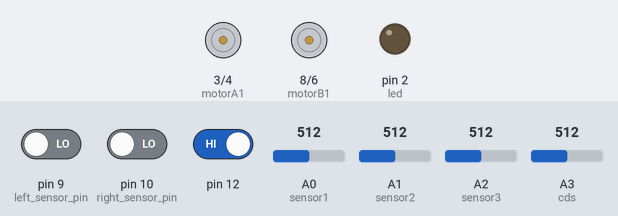
Simulated run of this sketch. Board: Arduino Uno, built with avr-gcc and run on an emulated ATmega328P. On the bench: motor-driver pin pairs drawn as motors (green arrow = first pin HIGH = forward, orange = second pin HIGH = backward, longer = more drive, scaled by the enable pin), output pins drawn as LEDs (lit = HIGH). Inputs (shaded band) come from the test bench; at power-on: pin 12 HIGH, pin 9 (left_sensor_pin) LOW, pin 10 (right_sensor_pin) LOW, A0 (sensor1) = 512, A1 (sensor2) = 512, A2 (sensor3) = 512, A3 (cds) = 512.

Above: at 1.2 s.
1.3 s: pin 12 driven LOW
At 2.1 s:
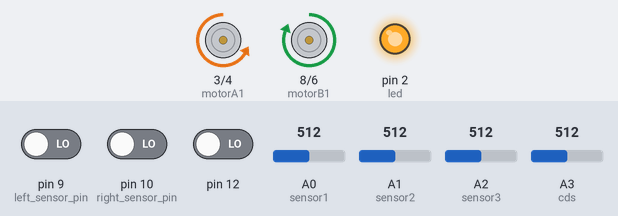
At 5.5 s:
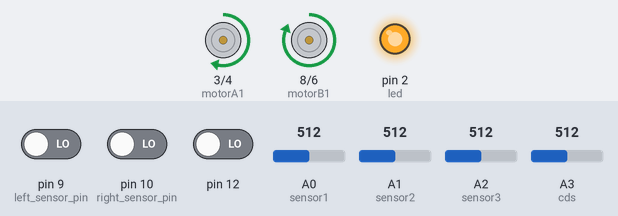
Timing chart, 0 to 14.8 s (numbered marks = the images above; inputs shaded):
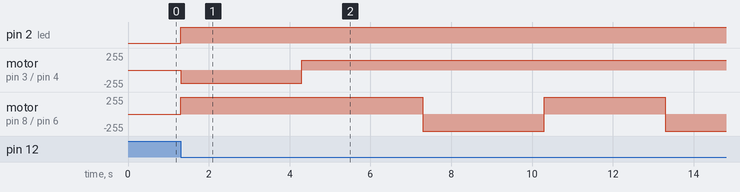

The sketch:

sketch_whitecane.ino
```cpp
//Presented by SSU 3

int vSpeed = 150; // 속도 정의
int turn_speed = 200; // 회전 속도 수치
int turn_delay = 10; // 회전 지연
int stopspeed = 0;
int sensor1 = 0; // 적외선 거리센서 1
int sensor2 = 1; // 적외선 거리센서 2
int sensor3 = 2; // 적외선 거리센서 3
int val = 0; // 적외선 센서 정의
int val2 = 0; // 적외선 센서 정의
int val3 = 0; // 적외선 센서 정의
const int motorA1 = 3; //모터 정의 부분
const int motorA2 = 4;
const int motorAspeed = 5; // 모터 A 속도
const int motorB1 = 8;
const int motorB2 = 6;
const int motorBspeed =7; // 모터 B 속도
const int left_sensor_pin =9; //라인 트레이서 1
const int right_sensor_pin =10; // 라인 트레이서 2
int left_sensor_state;
int right_sensor_state;
int cds = A3; //조도 센서
int led = 2; //led

void setup() {
pinMode(motorA1, OUTPUT);
pinMode(motorA2, OUTPUT);
pinMode(motorB1, OUTPUT);
pinMode(motorB2, OUTPUT);
pinMode(12, INPUT);
pinMode(led, OUTPUT);

Serial.begin(9600);

}

void loop() {

val = analogRead(sensor1);
val2 = analogRead(sensor2);
val3 = analogRead(sensor3);
int v = digitalRead(12); // 터치 센서
int cdsValue = analogRead(cds);
left_sensor_state = digitalRead(left_sensor_pin);
right_sensor_state = digitalRead(right_sensor_pin);
if( v == 0){ //터치센서에 인식이 될 경우, 이 경우 안에 직진과 회피코드 모두 포함이 되어 있음.=

//cdsValue는 조도센서
if( cdsValue > 400){ //조도센서 수치가 400 초과일 때
digitalWrite(led, HIGH); //LED 전원 ON
}
if( cdsValue <= 400){ //조도센서 수치가 400 이하일 때
digitalWrite(led, LOW); //LED 전원 OFF
}
if(val >= 400 || val2 >= 400 || val3 >= 400){ //세 적외선 거리센서 중 한 센서라도 장애물이 감지된다면


if( cdsValue > 400){ //조도센서 수치가 400 초과일 때
digitalWrite(led, HIGH); //LED 전원 ON
}
if( cdsValue <= 400){ //조도센서 수치가 400 이하일 때
digitalWrite(led, LOW); //LED 전원 OFF
}
//모터 회전, 오른쪽
digitalWrite (motorA1,LOW);
digitalWrite(motorA2,HIGH);
digitalWrite (motorB1,HIGH);
digitalWrite(motorB2,LOW);

analogWrite (motorAspeed, turn_speed);
analogWrite (motorBspeed, vSpeed);
delay(3000);

//모터 직진
digitalWrite (motorA1,HIGH);
digitalWrite(motorA2,LOW);
digitalWrite (motorB1,HIGH);
digitalWrite(motorB2,LOW);

analogWrite (motorAspeed, vSpeed);
analogWrite (motorBspeed, vSpeed);
delay(3000);

//모터 회전, 왼쪽
digitalWrite (motorA1,HIGH);
digitalWrite(motorA2,LOW);
digitalWrite (motorB1,LOW);
digitalWrite(motorB2,HIGH);
analogWrite (motorAspeed, vSpeed);
analogWrite (motorBspeed, turn_speed);
delay(3000);

//모터 직진
digitalWrite (motorA1,HIGH);
digitalWrite(motorA2,LOW);
digitalWrite (motorB1,HIGH);
digitalWrite(motorB2,LOW);

analogWrite (motorAspeed, vSpeed);
analogWrite (motorBspeed, vSpeed);
delay(3000);

//모터 회전, 왼쪽
digitalWrite (motorA1,HIGH);
digitalWrite(motorA2,LOW);
digitalWrite (motorB1,LOW);
digitalWrite(motorB2,HIGH);

analogWrite (motorAspeed, vSpeed);
analogWrite (motorBspeed, turn_speed);
delay(3000);

//모터 직진
digitalWrite (motorA1,HIGH);
digitalWrite(motorA2,LOW);
digitalWrite (motorB1,HIGH);
digitalWrite(motorB2,LOW);

analogWrite (motorAspeed, vSpeed);
analogWrite (motorBspeed, vSpeed);
delay(3000);

//모터 회전, 오른쪽
digitalWrite (motorA1,LOW);
digitalWrite(motorA2,HIGH);
digitalWrite (motorB1,HIGH);
digitalWrite(motorB2,LOW);

analogWrite (motorAspeed, turn_speed);
analogWrite (motorBspeed, vSpeed);
delay(3000);

//모터 직진
digitalWrite (motorA1,HIGH);
digitalWrite(motorA2,LOW);
digitalWrite (motorB1,HIGH);
digitalWrite(motorB2,LOW);

analogWrite (motorAspeed, vSpeed);
analogWrite (motorBspeed, vSpeed);
delay(3000);


}

if(val < 400 && val2 < 400 && val3 < 400){ //만약 장애물이 없다면, 즉 평소의 상태


if( cdsValue > 400){ //조도센서 수치가 400 초과라면
digitalWrite(led, HIGH); //LED 전원 ON
}
if( cdsValue <= 400){ //조도센서 수치가 400 이하라면
digitalWrite(led, LOW); //LED 전원 OFF
}

if(right_sensor_state == HIGH && left_sensor_state == LOW)
{
//오른쪽 회전
digitalWrite (motorA1,LOW);
digitalWrite(motorA2,HIGH);
digitalWrite (motorB1,HIGH);
digitalWrite(motorB2,LOW);

analogWrite (motorAspeed, turn_speed);
analogWrite (motorBspeed, vSpeed);

}
if(right_sensor_state == LOW && left_sensor_state == HIGH)
{
//왼쪽 회전
digitalWrite (motorA1,HIGH);
digitalWrite(motorA2,LOW);
digitalWrite (motorB1,LOW);
digitalWrite(motorB2,HIGH);

analogWrite (motorAspeed, vSpeed);
analogWrite (motorBspeed, turn_speed);

}

else if(right_sensor_state == HIGH && left_sensor_state == HIGH)
{ //두 라인트레이서 전부 흰색일 경우 모터 정지

analogWrite (motorAspeed, stopspeed);
analogWrite (motorBspeed, stopspeed);


}

else if(right_sensor_state == LOW && left_sensor_state == LOW)
{
//두 라인트레이서 전부 검은색일 경우 직진
digitalWrite (motorA1,HIGH);
digitalWrite(motorA2,LOW);
digitalWrite (motorB1,HIGH);
digitalWrite(motorB2,LOW);

analogWrite (motorAspeed, vSpeed);
analogWrite (motorBspeed, vSpeed);

}

}

}


if(v == 1){ //터치 센서에 인식이 되지 않는 경우
//모터 멈춤
digitalWrite (motorA1,HIGH);
digitalWrite(motorA2,LOW);
digitalWrite (motorB1,HIGH);
digitalWrite(motorB2,LOW);

digitalWrite(led, LOW); // led 전원 끄기

analogWrite (motorAspeed, stopspeed);
analogWrite (motorBspeed, stopspeed);
delay(turn_delay);

}

}
```

Measured:
- after the input at 1.3 s, pin 2 (led): LOW → HIGH at once; motor on pin 3 (motorA1) / pin 4 (motorA2): stopped → backward 200/255 at once, → forward 150/255 3.0 s later; motor on pin 8 (motorB1) / pin 6 (motorB2): stopped → forward 255/255 at once, → backward 255/255 6.0 s later, → forward 255/255 3.0 s later, → backward 255/255 3.0 s later
